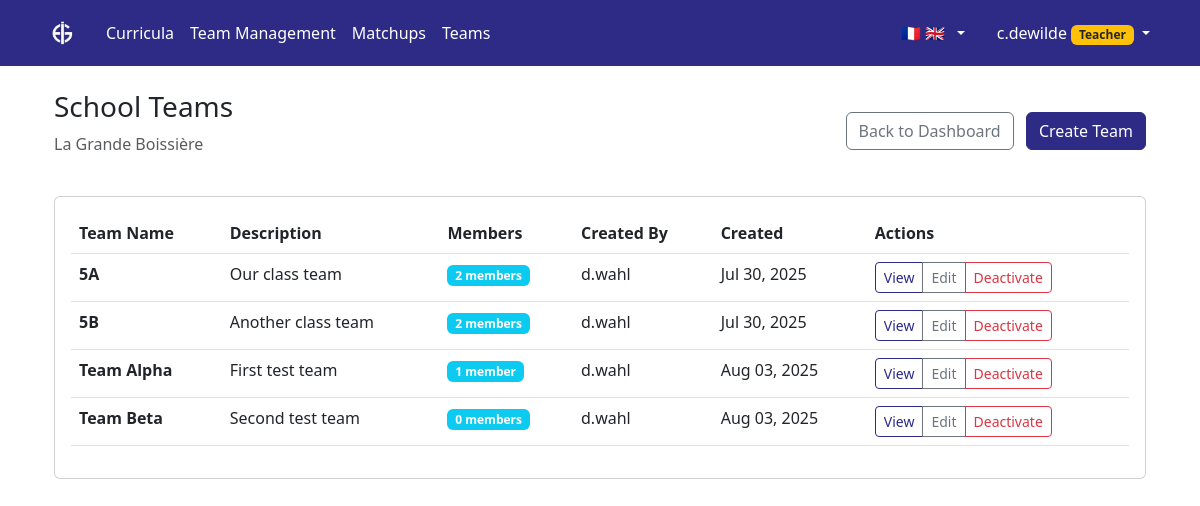
The page /aigames/team-management/teams/ (signed in) on the database its author committed.
### aigames/models.py (models this page shows, shortened)
class School(models.Model):
    name = models.CharField(max_length=255, unique=True)
    short_name = models.CharField(max_length=50, help_text="Short name or abbreviation")
    description = models.TextField(blank=True)
    logo = models.ImageField(upload_to='school_logos/', blank=True, null=True, help_text="School logo for white-labeling")
    navbar_color = models.CharField(max_length=7, blank=True, help_text="Navbar color in hex format (e.g., #2E2B86)")
    primary_button_color = models.CharField(max_length=7, blank=True, help_text="Primary button color in hex format (e.g., #2E2B86)")
    website_url = models.URLField(blank=True, help_text="School website URL")
    address = models.TextField(blank=True)
    is_active = models.BooleanField(default=True)
    created_at = models.DateTimeField(auto_now_add=True)
    updated_at = models.DateTimeField(auto_now=True)
    @property
    def logo_url(self):
        if self.logo:
            return self.logo.url
        return None
    class Meta:
        ordering = ['name']

class Team(models.Model):
    name = models.CharField(max_length=255)  # Team names unique per school
    description = models.TextField(blank=True)
    school = models.ForeignKey(School, on_delete=models.CASCADE, related_name='teams')
    created_by = models.ForeignKey(User, on_delete=models.CASCADE, related_name='created_teams')
    members = models.ManyToManyField(User, through='TeamMembership', related_name='teams')
    games = models.ManyToManyField(AiGame, through='TeamGameParticipation', related_name='participating_teams')
    is_active = models.BooleanField(default=True)
    created_at = models.DateTimeField(auto_now_add=True)
    updated_at = models.DateTimeField(auto_now=True)
    class Meta:
        ordering = ['name']
        unique_together = ['school', 'name']  # Team names must be unique within each school

### aigames/views.py (the view)
# urls.py: path('team-management/teams/', views.school_teams_list, name='school_teams_list'),
@login_required
@user_passes_test(can_create_teams)
def school_teams_list(request):
    user_school = request.user.profile.school
    teams = Team.objects.filter(school=user_school, is_active=True).order_by('name')
    context = {
        'teams': teams,
        'user_school': user_school,
    }
    return render(request, 'aigames/school_teams_list.html', context)

### aigames/models.py (called while the page is built)
    @property
    def can_create_teams(self):
        return self.role in ['teacher', 'admin']

    @property
    def can_create_games(self):
        return self.role == 'admin'

    @property
    def can_modify_syllabus(self):
        return self.role == 'admin'

    @property
    def is_admin(self):
        return self.role == 'admin'

### aigames/views.py (called while the page is built)
def can_create_teams(user):
    if not user.is_authenticated:
        return False
    try:
        return user.profile.can_create_teams
    except UserProfile.DoesNotExist:
        return False

### aigames/templates/aigames/school_teams_list.html (shortened to what this page needs)
{% extends 'syllabus/base.html' %}
{% block content %}
<div class="container-fluid">
    <div class="row">
        <div class="col-12">
            <div class="d-flex justify-content-between align-items-center mb-4">
                <div>
                    <h1 class="h3">School Teams</h1>
                    <p class="text-muted">{{ user_school.name }}</p>
                </div>
                <div>
                    <a href="{% url 'aigames:team_management_dashboard' %}" class="btn btn-outline-secondary me-2">
                         Back to Dashboard
                    </a>
                    <a href="{% url 'aigames:create_school_team' %}" class="btn btn-primary">
                         Create Team
                    </a>
                </div>
            </div>
        </div>
    </div>
    {% if teams %}
    <div class="row">
        <div class="col-12">
            <div class="card">
                <div class="card-body">
                    <div class="table-responsive">
                        <table class="table table-hover">
                            <thead>
                                <tr>
                                    <th>Team Name</th>
                                    <th>Description</th>
                                    <th>Members</th>
                                    <th>Created By</th>
                                    <th>Created</th>
                                    <th>Actions</th>
                                </tr>
                            </thead>
                            <tbody>
                                {% for team in teams %}
                                <tr>
                                    <td>
                                        <strong>{{ team.name }}</strong>
                                    </td>
                                    <td>
                                        {% if team.description %}
                                            {{ team.description|truncatechars:50 }}
                                        {% else %}
                                            <span class="text-muted">No description</span>
                                        {% endif %}
                                    </td>
                                    <td>
                                        <span class="badge bg-info">{{ team.members.count }} member{{ team.members.count|pluralize }}</span>
                                    </td>
                                    <td>{{ team.created_by.get_full_name|default:team.created_by.username }}</td>
                                    <td>{{ team.created_at|date:"M d, Y" }}</td>
                                    <td>
                                        <div class="btn-group" role="group">
                                            <a href="{% url 'aigames:school_team_detail' team.id %}" class="btn btn-sm btn-outline-primary">
                                                 View
                                            </a>
                                            <a href="{% url 'aigames:edit_school_team' team.id %}" class="btn btn-sm btn-outline-secondary">
                                                 Edit
                                            </a>
                                            <a href="{% url 'aigames:delete_school_team' team.id %}" class="btn btn-sm btn-outline-danger">
                                                {% if user.profile.is_admin %}Delete{% else %}Deactivate{% endif %}
                                            </a>
                                        </div>
                                    </td>
                                </tr>
                                {% endfor %}
                            </tbody>
                        </table>
                    </div>
                </div>
            </div>
        </div>
    </div>
    {% endif %}
</div>
{% endblock %}

### syllabus/templates/syllabus/base.html (shortened to what this page needs)
{% load static %}
<!DOCTYPE html>
<html>
<head>
    <link href="{% static 'syllabus/css/bootstrap.min.css' %}" rel="stylesheet">
</head>
<body>
    {% block navbar %}
    <nav class="navbar navbar-expand-lg navbar-dark bg-primary">
        <div class="container">
            {% if user.is_authenticated %}
                <a class="navbar-brand d-flex align-items-center" href="{% if user_role == 'student' %}{% url 'aigames:student_dashboard' %}{% else %}{% url 'curriculum_list' %}{% endif %}">
                    {% if school_logo %}
                        <img src="{{ school_logo }}" alt="{{ school_name }} Logo" height="40">
                    {% else %}
                        📚 Aiducator
                    {% endif %}
                </a>
            {% else %}
                <a class="navbar-brand" href="{% url 'landing_page' %}">📚 Aiducator</a>
            {% endif %}
            <div class="collapse navbar-collapse" id="navbarNav">
                {% if user.is_authenticated %}
                    <ul class="navbar-nav me-auto">
                        {% if user_role == 'student' %}
                            <li class="nav-item">
                                <a class="nav-link" href="{% url 'aigames:student_dashboard' %}">
                                    <i class="bi bi-house-door"></i> My Games
                                </a>
                            </li>
                        {% else %}
                            <li class="nav-item">
                                <a class="nav-link" href="{% url 'curriculum_list' %}">
                                     Curricula
                                </a>
                            </li>
                            <li class="nav-item">
                                <a class="nav-link" href="{% url 'aigames:team_management_dashboard' %}">
                                     Team Management
                                </a>
                            </li>
                            <li class="nav-item">
                                <a class="nav-link" href="{% url 'aigames:game_matchups_list' %}">
                                     Matchups
                                </a>
                            </li>
                            <li class="nav-item">
                                <a class="nav-link" href="{% url 'aigames:list_teams' %}">
                                     Teams
                                </a>
                            </li>
                        {% endif %}
                    </ul>
                {% endif %}
                <ul class="navbar-nav">
                    {% if user.is_authenticated %}
                        <li class="nav-item dropdown me-3">
                            <a class="nav-link dropdown-toggle d-flex align-items-center" href="#" id="languageDropdown" role="button" data-bs-toggle="dropdown" aria-expanded="false">
                                <span class="me-1">🇫🇷</span>
                                <span class="me-1">🇬🇧</span>
                            </a>
                        </li>
                        <li class="nav-item dropdown">
                            <a class="nav-link dropdown-toggle" href="#" id="navbarDropdown" role="button" data-bs-toggle="dropdown">
                                {{ user.username }}
                                {% if user_role == 'admin' %}
                                    <span class="badge bg-danger">Admin</span>
                                {% elif user_role == 'teacher' %}
                                    <span class="badge bg-warning text-dark">Teacher</span>
                                {% elif user_role == 'student' %}
                                    <span class="badge bg-info">Student</span>
                                {% else %}
                                    <span class="badge bg-secondary">User</span>
                                {% endif %}
                            </a>
                        </li>
                    {% else %}
                        <li class="nav-item">
                            <a class="nav-link" href="/accounts/login/">Login</a>
                        </li>
                    {% endif %}
                </ul>
            </div>
        </div>
    </nav>
    {% endblock %}
    <div class="container mt-4">
        {% block content %}{% endblock %}
    </div>
</body>
</html>

### rows shown on the page
School: name "La Grande Boissière"
Team: name "5A", description "Our class team", members.count "2", created_by.get_full_name "d.wahl", created_at "Jul 30, 2025"
Team: name "5B", description "Another class team", members.count "2", created_by.get_full_name "d.wahl", created_at "Jul 30, 2025"
Team: name "Team Alpha", description "First test team", members.count "1", created_by.get_full_name "d.wahl", created_at "Aug 03, 2025"
Team: name "Team Beta", description "Second test team", members.count "0", created_by.get_full_name "d.wahl", created_at "Aug 03, 2025"

### other values the page prints
{{ user.username }} "c.dewilde"
